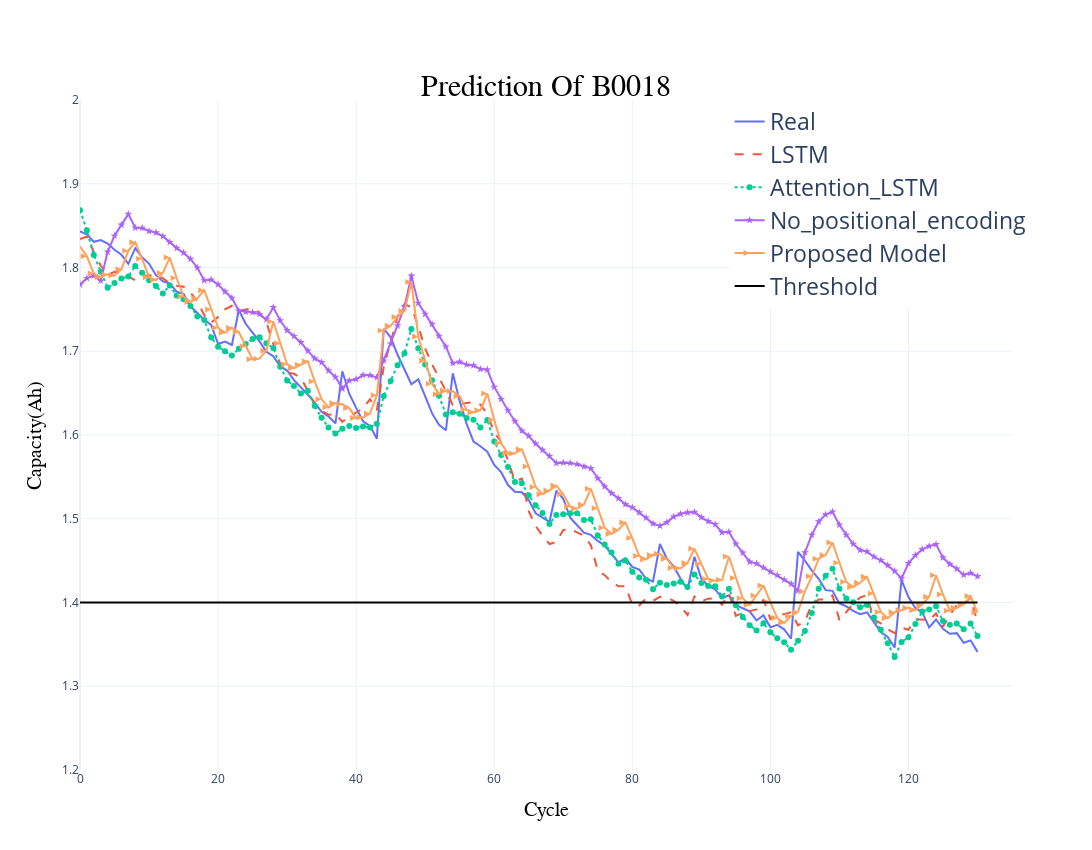

Notebook source saved alongside this figure:
### Code cell
import plotly.express as px
import plotly.graph_objects as go

fig = go.Figure()
fig.update_layout(template='plotly_white')

fig.add_trace(go.Scatter(x=list(range(len(real.index))), y=real["capacity"], mode='lines',name='Real'))
fig.add_trace(go.Scatter(x=list(range(len(real.index))), y=MC_LSTM.iloc[:,0], mode='lines',name='LSTM', line_dash='dash'))
fig.add_trace(go.Scatter(x=list(range(len(real.index))), y=MC_AttentionLSTM.iloc[:,0], mode='lines+markers',name='Attention_LSTM', line_dash='dot'))
fig.add_trace(go.Scatter(x=list(range(len(real.index))), y=MC_2MAttn.iloc[:,0], mode='lines+markers',name='No_positional_encoding', marker_symbol='star'))
fig.add_trace(go.Scatter(x=list(range(len(real.index))), y=MC_PE_2MAttn.iloc[:,0], mode='lines+markers',name='Proposed Model', marker_symbol='arrow-right'))
fig.add_trace(go.Scatter(x=list(range(len(real.index))), y=[1.4 for i in range(len(real.index))], mode='lines',name='Threshold', line_color='black'))

fig.update_layout(width=1300,height=850)
fig.update_xaxes(range=[0, 135])
fig.update_yaxes(range=[1.2, 2.0])

fig.update_xaxes(title_text='Cycle')
fig.update_yaxes(title_text='Capacity(Ah)')
fig.update_xaxes(title_font_size =20,
                title_font_color='black',
                title_font_family='Courier')
fig.update_yaxes(title_font_size =20,
                title_font_color='black',
                title_font_family='Courier')

fig.update_layout(title_text="Prediction Of B0018")
fig.update_layout(
                title_x = 0.5,
                title_y = 0.9,
                title_xanchor = "center",
                title_yanchor = "middle",
                title_font_size =30,
                title_font_color='black',
                title_font_family='Courier')
fig.update_layout(
    legend_yanchor="top",
    legend_xanchor="right",
    legend_font_size=23
)
fig.show()

### Figure 1 — Plotly figure (JSON) as saved in the notebook; plotly's stock layout.template omitted (floating-point values rounded to 4 significant figures; data arrays with more than 128 entries replaced by an {"elided": "..."} marker saying what was removed)
{"data": [{"mode": "lines", "name": "Real", "type": "scatter", "x": {"elided": "131 int values"}, "y": {"elided": "131 float values"}}, {"line": {"dash": "dash"}, "mode": "lines", "name": "LSTM", "type": "scatter", "x": {"elided": "131 int values"}, "y": {"elided": "131 float values"}}, {"line": {"dash": "dot"}, "mode": "lines+markers", "name": "Attention_LSTM", "type": "scatter", "x": {"elided": "131 int values"}, "y": {"elided": "131 float values"}}, {"marker": {"symbol": "star"}, "mode": "lines+markers", "name": "No_positional_encoding", "type": "scatter", "x": {"elided": "131 int values"}, "y": {"elided": "131 float values"}}, {"marker": {"symbol": "arrow-right"}, "mode": "lines+markers", "name": "Proposed Model", "type": "scatter", "x": {"elided": "131 int values"}, "y": {"elided": "131 float values"}}, {"line": {"color": "black"}, "mode": "lines", "name": "Threshold", "type": "scatter", "x": {"elided": "131 int values"}, "y": {"elided": "131 float values"}}], "layout": {"height": 850, "legend": {"font": {"size": 23}, "xanchor": "right", "yanchor": "top"}, "title": {"font": {"color": "black", "family": "Courier", "size": 30}, "text": "Prediction Of B0018", "x": 0.5, "xanchor": "center", "y": 0.9, "yanchor": "middle"}, "width": 1300, "xaxis": {"range": [0, 135], "title": {"font": {"color": "black", "family": "Courier", "size": 20}, "text": "Cycle"}}, "yaxis": {"range": [1.2, 2], "title": {"font": {"color": "black", "family": "Courier", "size": 20}, "text": "Capacity(Ah)"}}}}
